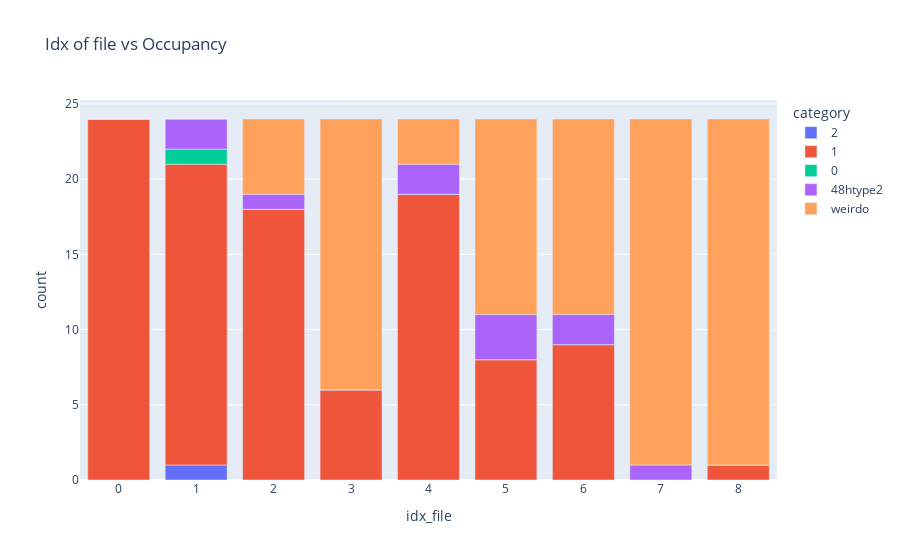

This figure's notebook cell:
### Code cell
tuple_metainfo = ReadStructure.Metainfo.get_tuple_metainfo(coor_ref_structure_48n24_expanded, litype, el = "Li")
coor_48htype1_metainfo = ReadStructure.Metainfo.get_coor_48htype1_metainfo(coor_ref_structure_48n24_expanded, el = 'Li')

file_loc_important_cols_sorted = file_loc_important_cols.sort_values("toten [eV]", ascending=True).reset_index()

idx_coor_cage_order = {0: np.array([0.97111, 0.25   , 0.25   ]), 3: np.array([0.02889, 0.75   , 0.25   ]),
                       1: np.array([0.02889, 0.25   , 0.75   ]), 2: np.array([0.97111, 0.75   , 0.75   ])}

coor_24g_array = np.array([item['coor'] for sublist in tuple_metainfo.values() for item in sublist if item['type'] == '24g'])
centroids, labels = Operation.KMeans.kmeans_cluster_atoms(coor_24g_array, amount_clusters = 4)
Operation.KMeans.create_POSCAR_atoms_centroids_appended(coor_24g_array, centroids, direc_restructure_destination, lattice_constant, filename = "POSCAR_24g_centroids4")

idx_cage_coor_24g = ReadStructure.Metainfo.get_idx_cage_coor_24g(coor_24g_array, labels, idx_coor_cage_order, amount_clusters = 4)
tuple_cage_metainfo = ReadStructure.Metainfo.get_tuple_cage_metainfo(tuple_metainfo, idx_cage_coor_24g)


category_labels_occupancy = {
    '2': '2',
    '1': '1',
    '0': '0',
    '48htype1': '48htype2',
    'weirdo': 'weirdo'
    # ... add more as needed
}

Movement.Occupancy.get_occupancy(file_loc_important_cols_sorted, coor_ref_structure_48n24_expanded, tuple_cage_metainfo, el = "Li")
df_occupancy = Plot.Movement.Occupancy.plot_occupancy(file_loc_important_cols_sorted, category_labels_occupancy)

### Figure 1 — Plotly figure (JSON) as saved in the notebook; plotly's stock layout.template omitted (floating-point values rounded to 4 significant figures)
{"data": [{"alignmentgroup": "True", "hovertemplate": "category=2<br>idx_file=%{x}<br>count=%{y}<extra></extra>", "legendgroup": "2", "marker": {"color": "#636efa", "pattern": {"shape": ""}}, "name": "2", "offsetgroup": "2", "orientation": "v", "showlegend": true, "textposition": "auto", "type": "bar", "x": [0, 1, 2, 3, 4, 5, 6, 7, 8], "xaxis": "x", "y": [0, 1, 0, 0, 0, 0, 0, 0, 0], "yaxis": "y"}, {"alignmentgroup": "True", "hovertemplate": "category=1<br>idx_file=%{x}<br>count=%{y}<extra></extra>", "legendgroup": "1", "marker": {"color": "#EF553B", "pattern": {"shape": ""}}, "name": "1", "offsetgroup": "1", "orientation": "v", "showlegend": true, "textposition": "auto", "type": "bar", "x": [0, 1, 2, 3, 4, 5, 6, 7, 8], "xaxis": "x", "y": [24, 20, 18, 6, 19, 8, 9, 0, 1], "yaxis": "y"}, {"alignmentgroup": "True", "hovertemplate": "category=0<br>idx_file=%{x}<br>count=%{y}<extra></extra>", "legendgroup": "0", "marker": {"color": "#00cc96", "pattern": {"shape": ""}}, "name": "0", "offsetgroup": "0", "orientation": "v", "showlegend": true, "textposition": "auto", "type": "bar", "x": [0, 1, 2, 3, 4, 5, 6, 7, 8], "xaxis": "x", "y": [0, 1, 0, 0, 0, 0, 0, 0, 0], "yaxis": "y"}, {"alignmentgroup": "True", "hovertemplate": "category=48htype2<br>idx_file=%{x}<br>count=%{y}<extra></extra>", "legendgroup": "48htype2", "marker": {"color": "#ab63fa", "pattern": {"shape": ""}}, "name": "48htype2", "offsetgroup": "48htype2", "orientation": "v", "showlegend": true, "textposition": "auto", "type": "bar", "x": [0, 1, 2, 3, 4, 5, 6, 7, 8], "xaxis": "x", "y": [0, 2, 1, 0, 2, 3, 2, 1, 0], "yaxis": "y"}, {"alignmentgroup": "True", "hovertemplate": "category=weirdo<br>idx_file=%{x}<br>count=%{y}<extra></extra>", "legendgroup": "weirdo", "marker": {"color": "#FFA15A", "pattern": {"shape": ""}}, "name": "weirdo", "offsetgroup": "weirdo", "orientation": "v", "showlegend": true, "textposition": "auto", "type": "bar", "x": [0, 1, 2, 3, 4, 5, 6, 7, 8], "xaxis": "x", "y": [0, 0, 5, 18, 3, 13, 13, 23, 23], "yaxis": "y"}], "layout": {"barmode": "relative", "legend": {"title": {"text": "category"}, "tracegroupgap": 0}, "title": {"text": "Idx of file vs Occupancy"}, "xaxis": {"anchor": "y", "domain": [0, 1], "title": {"text": "idx_file"}}, "yaxis": {"anchor": "x", "domain": [0, 1], "title": {"text": "count"}}}}
